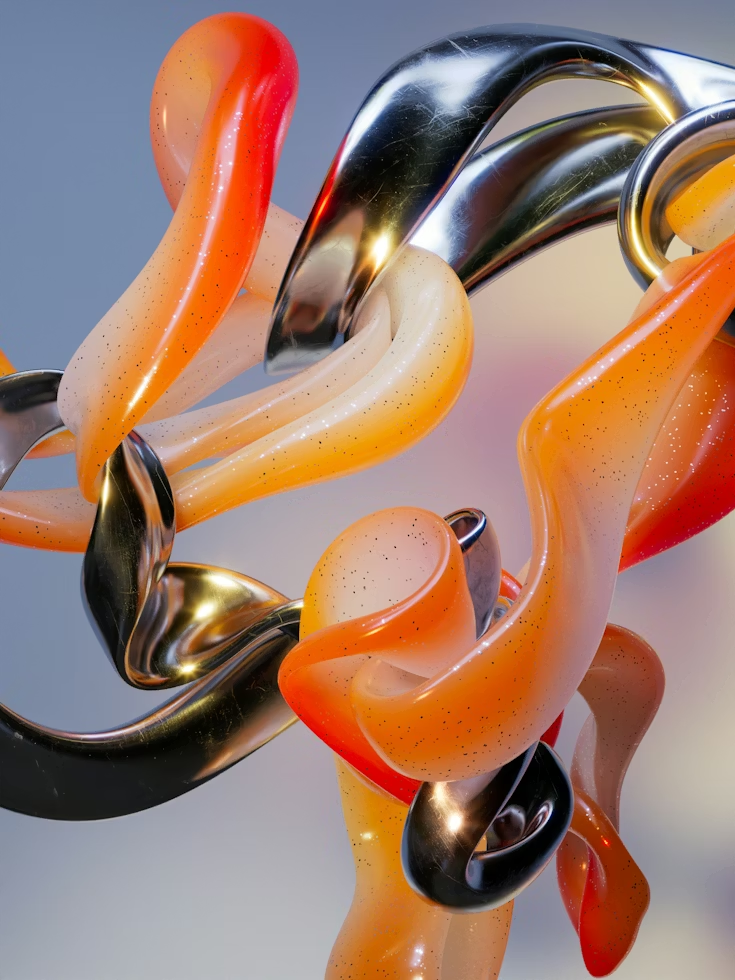
#> input picture images/in.png, 735 x 980 px
$ python pillow.py
#> lines starting #> are read from the running program, lines starting #| are printed output that depends on the picture
# https://cs50.harvard.edu/python/shorts/pillow/

# PIL (Pillow) is a Python library for opening, manipulating, and saving many different image file formats.
from PIL import Image, ImageFilter

def main():
    # Open an image file
    with Image.open('images/in.png') as img:
        # Display the image
        # img.show()

        # Perform some operations on the image
#> img is the input picture: PIL image 735x980 RGB; mean R, G, B 158.7, 124, 108.8
        img = img.rotate(45)    # Rotate the image by 45 degrees
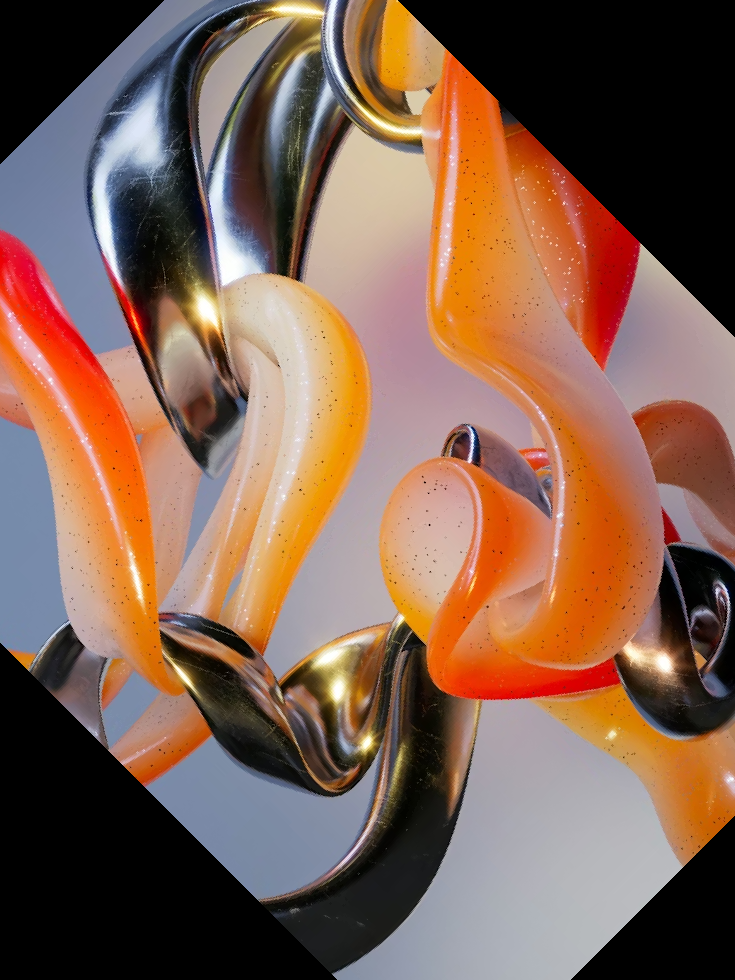
#> img: PIL image 735x980 RGB; mean R, G, B 129.5, 97.7, 81.5
        img = img.filter(ImageFilter.BLUR)  # Apply a blur filter to the image

        # Print image format, size, and mode
        print(f'Format: {img.format}')
#| Format: None
        print(f'Size: {img.size}')
#| Size: (735, 980)
        print(f'Mode: {img.mode}')
#| Mode: RGB

        # Save the image output to a new file
        img.save('images/out.jpg')

if __name__ == "__main__":
    main()
